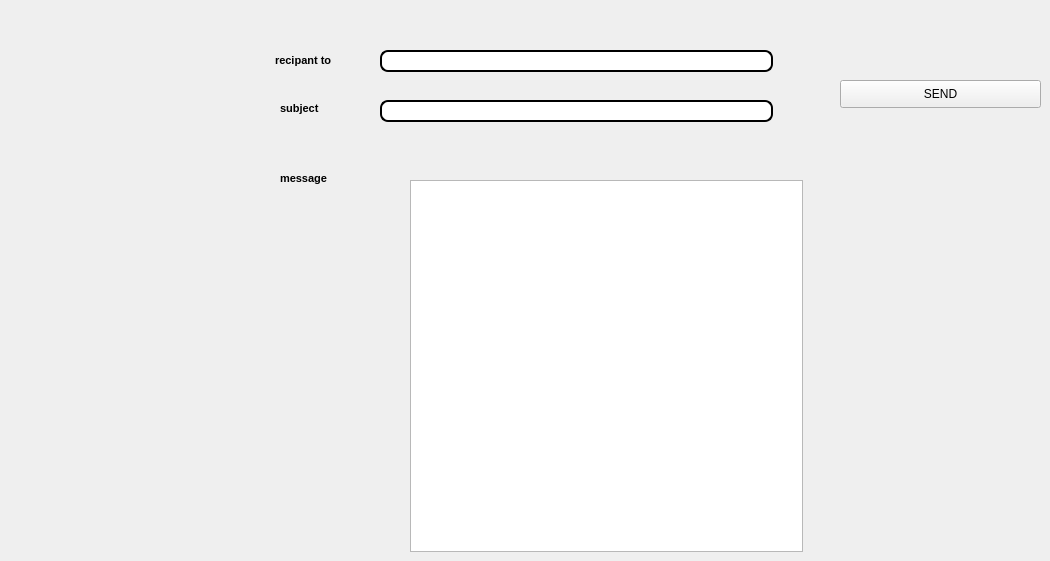
          <widget class="QWidget" name="tab_9">
           <attribute name="title">
            <string>envoie Mail</string>
           </attribute>
           <widget class="QLabel" name="label_28">
            <property name="geometry">
             <rect>
              <x>275</x>
              <y>50</y>
              <width>111</width>
              <height>20</height>
             </rect>
            </property>
            <property name="font">
             <font>
              <family>MS Shell Dlg 2</family>
              <pointsize>8</pointsize>
              <weight>75</weight>
              <bold>true</bold>
             </font>
            </property>
            <property name="text">
             <string>recipant to</string>
            </property>
           </widget>
           <widget class="QLabel" name="label_29">
            <property name="geometry">
             <rect>
              <x>280</x>
              <y>100</y>
              <width>71</width>
              <height>16</height>
             </rect>
            </property>
            <property name="font">
             <font>
              <family>MS Shell Dlg 2</family>
              <pointsize>8</pointsize>
              <weight>75</weight>
              <bold>true</bold>
             </font>
            </property>
            <property name="text">
             <string>subject</string>
            </property>
           </widget>
           <widget class="QLabel" name="label_30">
            <property name="geometry">
             <rect>
              <x>280</x>
              <y>170</y>
              <width>81</width>
              <height>16</height>
             </rect>
            </property>
            <property name="font">
             <font>
              <family>MS Shell Dlg 2</family>
              <pointsize>8</pointsize>
              <weight>75</weight>
              <bold>true</bold>
             </font>
            </property>
            <property name="text">
             <string>message</string>
            </property>
           </widget>
           <widget class="QPushButton" name="send_mail_2">
            <property name="geometry">
             <rect>
              <x>840</x>
              <y>80</y>
              <width>201</width>
              <height>28</height>
             </rect>
            </property>
            <property name="styleSheet">
             <string notr="true"/>
            </property>
            <property name="text">
             <string>SEND</string>
            </property>
           </widget>
           <widget class="QPlainTextEdit" name="msg_2">
            <property name="geometry">
             <rect>
              <x>410</x>
              <y>180</y>
              <width>393</width>
              <height>372</height>
             </rect>
            </property>
            <property name="styleSheet">
             <string notr="true">QLineEdit {
padding: 1px;
border-style: solid;
border: 2px solid gray;
border-radius: 8px;
background-color: rgb(255, 255, 255);
border:2px solid #000;
}</string>
            </property>
           </widget>
           <widget class="QLineEdit" name="subject_2">
            <property name="geometry">
             <rect>
              <x>380</x>
              <y>100</y>
              <width>393</width>
              <height>22</height>
             </rect>
            </property>
            <property name="styleSheet">
             <string notr="true">QLineEdit {
padding: 1px;
border-style: solid;
border: 2px solid gray;
border-radius: 8px;
background-color: rgb(255, 255, 255);
border:2px solid #000;
}</string>
            </property>
           </widget>
           <widget class="QLineEdit" name="rcpt_2">
            <property name="geometry">
             <rect>
              <x>380</x>
              <y>50</y>
              <width>393</width>
              <height>22</height>
             </rect>
            </property>
            <property name="styleSheet">
             <string notr="true">QLineEdit {
padding: 1px;
border-style: solid;
border: 2px solid gray;
border-radius: 8px;
background-color: rgb(255, 255, 255);
border:2px solid #000;
}</string>
            </property>
           </widget>
          </widget>
